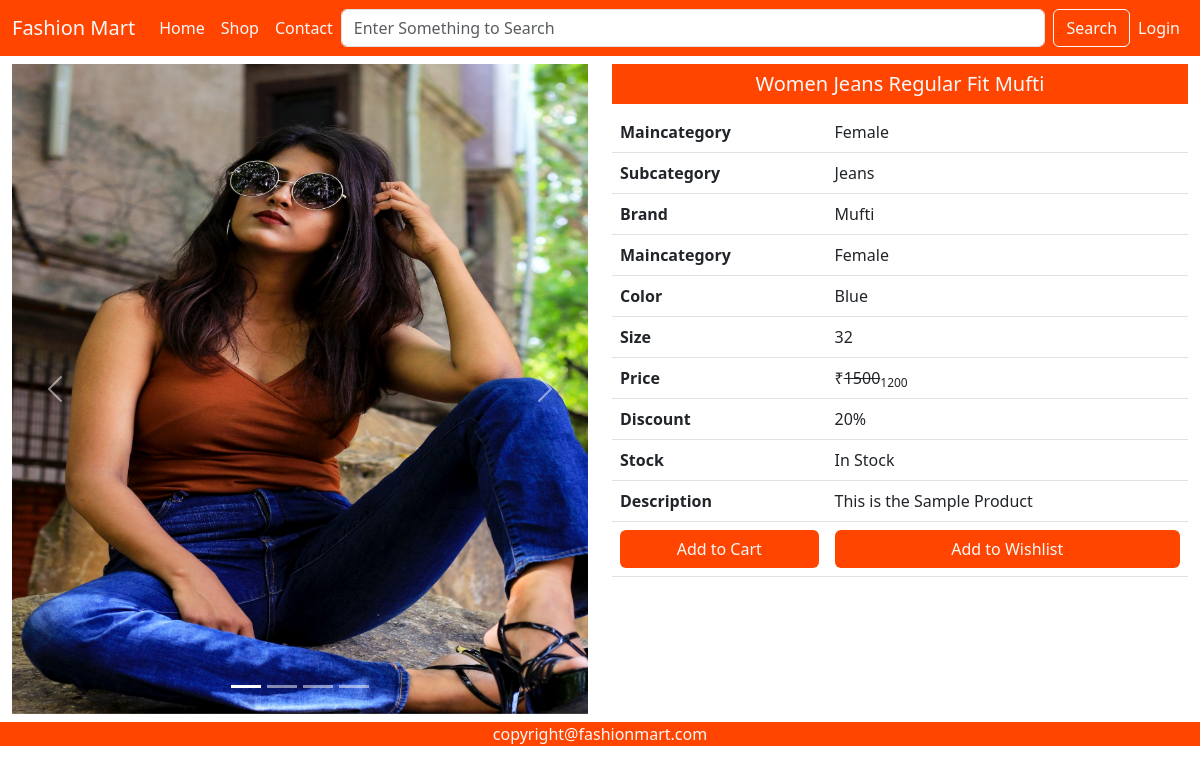
The page /single-product/2/ on the database its author committed.
### fashionmartApp/models.py (models this page shows, shortened)
class Product(models.Model):
    id = models.AutoField(primary_key=True)
    name = models.CharField(max_length=50)
    maincategory = models.ForeignKey(Maincategory,on_delete=models.CASCADE)
    subcategory = models.ForeignKey(Subcategory,on_delete=models.CASCADE)
    brand = models.ForeignKey(Brand,on_delete=models.CASCADE)
    color = models.CharField(max_length=20)
    size = models.CharField(max_length=20)
    stock = models.CharField(max_length=20,default="In Stock",null=True,blank=True)
    description = models.TextField(default="This is the Sample Product")
    baseprice = models.IntegerField()
    discount = models.IntegerField(default=0,null=True,blank=True)
    finalprice = models.IntegerField()
    pic1 = models.ImageField(upload_to="uploads",default="",null=True,blank=True)
    pic2 = models.ImageField(upload_to="uploads",default="",null=True,blank=True)
    pic3 = models.ImageField(upload_to="uploads",default="",null=True,blank=True)
    pic4 = models.ImageField(upload_to="uploads",default="",null=True,blank=True)

class Maincategory(models.Model):
    id = models.AutoField(primary_key=True)
    name = models.CharField(max_length=20)
    def __str__(self):
        return self.name

class Subcategory(models.Model):
    id = models.AutoField(primary_key=True)
    name = models.CharField(max_length=20)
    def __str__(self):
        return self.name

class Brand(models.Model):
    id = models.AutoField(primary_key=True)
    name = models.CharField(max_length=20)
    def __str__(self):
        return self.name

### fashionmartApp/views.py (the view)
# urls.py: path('single-product/<int:id>/',views.singleProduct),
def singleProduct(Request, id):
    data = Product.objects.get(id=id)
    return render(Request, 'single-product.html', {'data': data})

### fashionmartApp/templates/single-product.html (shortened to what this page needs)
{% extends "index.html" %}
{% block content %}
  <div class="container-fluid mt-2 mb-2">
    <div class="row">
        <div class="col-md-6 col-12">
            <div id="carouselExampleIndicators" class="carousel slide">
                <div class="carousel-indicators">
                  <button type="button" data-bs-target="#carouselExampleIndicators" data-bs-slide-to="0" class="active" aria-current="true" aria-label="Slide 1"></button>
                  <button type="button" data-bs-target="#carouselExampleIndicators" data-bs-slide-to="1" aria-label="Slide 2"></button>
                  <button type="button" data-bs-target="#carouselExampleIndicators" data-bs-slide-to="2" aria-label="Slide 3"></button>
                  <button type="button" data-bs-target="#carouselExampleIndicators" data-bs-slide-to="3" aria-label="Slide 4"></button>
                </div>
                <div class="carousel-inner">
                  <div class="carousel-item active">
                    <img src="{{data.pic1.url}}" height="650px" class="d-block w-100" alt="...">
                  </div>
                </div>
                <button class="carousel-control-prev" type="button" data-bs-target="#carouselExampleIndicators" data-bs-slide="prev">
                  <span class="carousel-control-prev-icon" aria-hidden="true"></span>
                </button>
                <button class="carousel-control-next" type="button" data-bs-target="#carouselExampleIndicators" data-bs-slide="next">
                  <span class="carousel-control-next-icon" aria-hidden="true"></span>
                </button>
              </div>
        </div>
        <div class="col-md-6 col-12">
            <h5 class="background text-light text-center p-2">{{data.name}}</h5>
            <div class="table-responsive">
                <table class="table">
                    <tr>
                        <th>Maincategory</th>
                        <td>{{data.maincategory}}</td>
                    </tr>
                    <tr>
                        <th>Subcategory</th>
                        <td>{{data.subcategory}}</td>
                    </tr>
                    <tr>
                        <th>Brand</th>
                        <td>{{data.brand}}</td>
                    </tr>
                    <tr>
                        <th>Maincategory</th>
                        <td>{{data.maincategory}}</td>
                    </tr>
                    <tr>
                        <th>Color</th>
                        <td>{{data.color}}</td>
                    </tr>
                    <tr>
                        <th>Size</th>
                        <td>{{data.size}}</td>
                    </tr>
                    <tr>
                        <th>Price</th>
                        <td>&#8377<del>{{data.baseprice}}</del><sub>{{data.finalprice}}</sub></td>
                    </tr>
                    <tr>
                        <th>Discount</th>
                        <td>{{data.discount}}%</td>
                    </tr>
                    <tr>
                        <th>Stock</th>
                        <td>{{data.stock}}</td>
                    </tr>
                    <tr>
                        <th>Description</th>
                        <td>{{data.description}}</td>
                    </tr>
                    <tr>
                        <th><a href="/add-to-cart/{{data.id}}" class="btn background text-light mybtn w-100">Add to Cart</a></th>
                        <td><a href="/add-to-wishlist/{{data.id}}" class="btn background text-light mybtn w-100">Add to Wishlist</a></td>
                    </tr>
                </table>
            </div>
        </div>
    </div>
  </div>
{% endblock %}

### fashionmartApp/static/css/style.css (style rules this page uses)
.background { background-color: orangered; }

### rows shown on the page
Product: pic1 (picture), name "Women Jeans Regular Fit Mufti", maincategory "Female", subcategory "Jeans", brand "Mufti", color "Blue", size "32", baseprice "1500", finalprice "1200", discount "20", stock "In Stock", description "This is the Sample Product"
